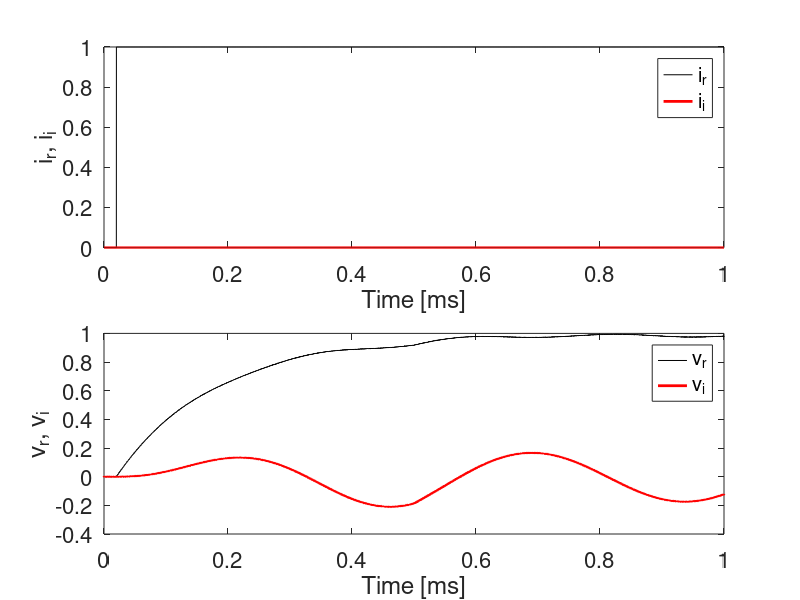
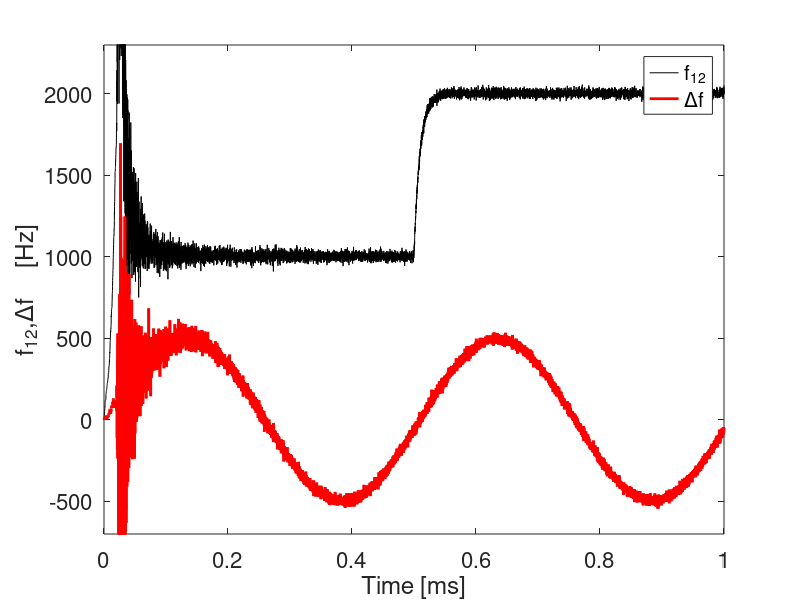
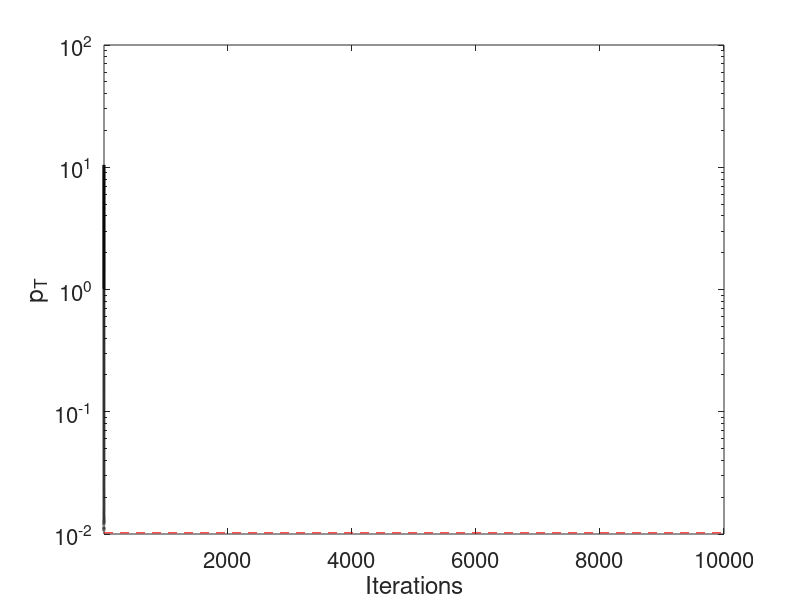

Recreate these plots in MATLAB, in order.
% system_identification.m, V. Ziemann, 240625
clear; % close all
Niter=10000;    % number of iterations
Nforget=100;    % forgetting horizon
alpha=1-1/Nforget;
Rbeta=1;        % R/(1+beta) normalized
sigm=0.001;     % measurement noise level
dt=1e-7;        % sample time at 10 MHz
omegahat=2*pi*1e9;        % resonant frequency
QE=5e5;                   % external-Q
QL=QE;                    % loaded-Q, if sc approx same as QE
omega12=omegahat/(2*QL);  % bandwidth   
domega=-omega12/2;        % set detuning to half the bandwidth
q0=[omega12*dt,domega*dt];% bandwidth and detuning
amplitude=q0(1);          % needed for periodic perturbation
F=[-q0(1),-q0(2);q0(2),-q0(1)]; % eq. 4
Areal=eye(2)+F;                 % eq. 6
Breal=Rbeta*omega12*dt*eye(2);  % for generator current
BrealE=Breal*2*QL/QE;           % for the forward current
pt=1;                           % initial value of pT
qhat=zeros(2,1);                % initial parameter estimate
Vp=[0;0];                       % initialize cavity voltage
V=sigm*randn(2,1);              % measured voltage includes noise
data=zeros(Niter,7);            % storage for later plotting
Iset=[0;0];                     % generator is off at start
%%%%%%%%%%%%%%%%%%%%%%%%%%%%%%%%%%%%%%%%%%%%%%%%%%%%%%%%%%%%
for iter=1:Niter                 % main iteration loop
  if iter==200, Iset=[1;0]; end  % first pulse
  if 1   % bandwidth change after half the iterations    
    if iter==Niter/2        % start half-way of Niter
      factor=2;             % magnitude of step in bandwidth
      q0(1)=factor*q0(1);   % increase bandwidth by factor
      omega12=omega12*factor;
      Areal=eye(2)+[-q0(1),-q0(2);q0(2),-q0(1)];
      Breal=Breal*factor;
      QL=QL/factor;   
    end
  end
  if 1 % periodic perturbation (1=1 kHz, 2=2 kHz)
    q0(2)=0.5*amplitude*sin(2*6.2832e-4*iter);  
    Areal=eye(2)+[-q0(1),-q0(2);q0(2),-q0(1)];
  end
  %.........................................cavity dynamics
  Itot=Iset;
  Vpnew=Areal*Vp+Breal*Itot;         % eq. 4, xp=V
  Vnew=Vpnew+sigm*randn(size(V)); % eq. 5, x=V', add measurement noise
  %...................................system identification  
  Iplus=Itot*QE/(2*QL);                   % eq.2, forward current I^+ 
  y=Vnew-V-BrealE*Iplus;               % eq.11, right
  vv2=V'*V; 
  tmp=alpha/(alpha+pt*vv2);         % bracket in eq.20
  qhat=tmp*(qhat+[-V(1)*y(1)-V(2)*y(2);-V(2)*y(1)+V(1)*y(2)]*pt/alpha); % eq.21
  pt=tmp*pt/alpha;                  % eq. 20
  Vp=Vpnew;       % update process voltage in the cavity
  V=Vnew;         % remember measured voltage
  %................................save for later plotting
  data(iter,1)=V(1);       % normalized voltages, measured
  data(iter,2)=V(2);
  data(iter,3)=Itot(1);       % generator currents
  data(iter,4)=Itot(2);
  data(iter,5)=qhat(1);    % bandwidth
  data(iter,6)=qhat(2);    % detuning
  data(iter,7)=pt;         % p_T
end
%%%%%%%%%%%%%%%%%%%%%%%%%%%%%%%%%%%%%%%%%%%%%%%%%%%%%%%%%%%%
mm=(1:Niter)*1e3*dt;         % xaxis for plots, Time in ms
if 1    % plot of voltages and currents
  figure(1)
  subplot(2,1,1);
  plot(mm,data(:,3),'k',mm,data(:,4),'r','LineWidth',2);
  xlabel('Time [ms]'); ylabel('i_r, i_i');
  legend('i_r','i_i')
  set(gca,'FontSize',16);
  subplot(2,1,2);
  plot(mm,data(:,1),'k',mm,data(:,2),'r','LineWidth',2);
  xlabel('Time [ms]'); ylabel('v_r, v_i');
  legend('v_r','v_i')
  set(gca,'FontSize',16); 
end

if 1   % evolution of fit parameters
  figure(2); clf
  fac=1/(2*pi*dt);   % convert q-units to Hz
  plot(mm,fac*data(:,5),'k',mm,fac*data(:,6),'r','LineWidth',2);
  xlabel('Time [ms]'); ylabel('f_{12},\Deltaf     [Hz]');
  legend('f_{12}','\Deltaf');
  ylim([-700,2300])
  %xlim([4950,5350])
  set(gca,'FontSize',16); 
end

if 1   % PT
  figure(3); clf %   plot PT
  semilogy(mm,data(:,7),'k','LineWidth',2);
  xlim([1,Niter]);  
  xlabel('Iterations'); ylabel('p_T')
  set(gca,'FontSize',16);
  asymp=1/(Nforget*vv2);
  hold on; semilogy([1,Niter],[asymp,asymp],'r--');
end

